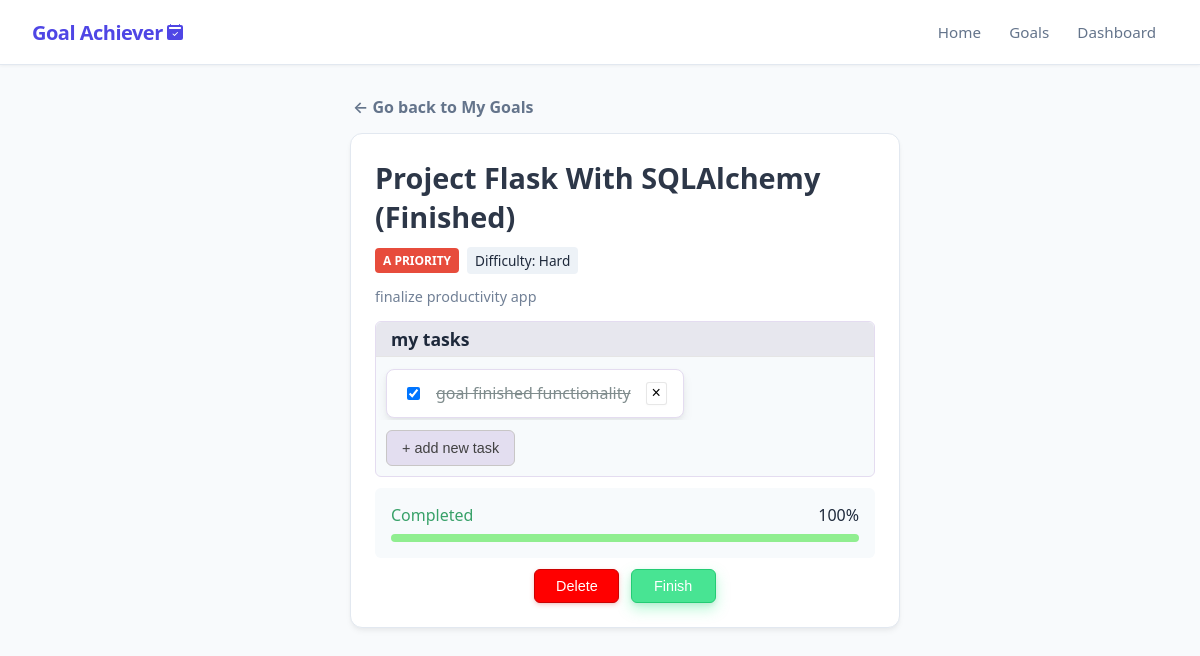
/goals/3, run on an earlier commit of the app's database.
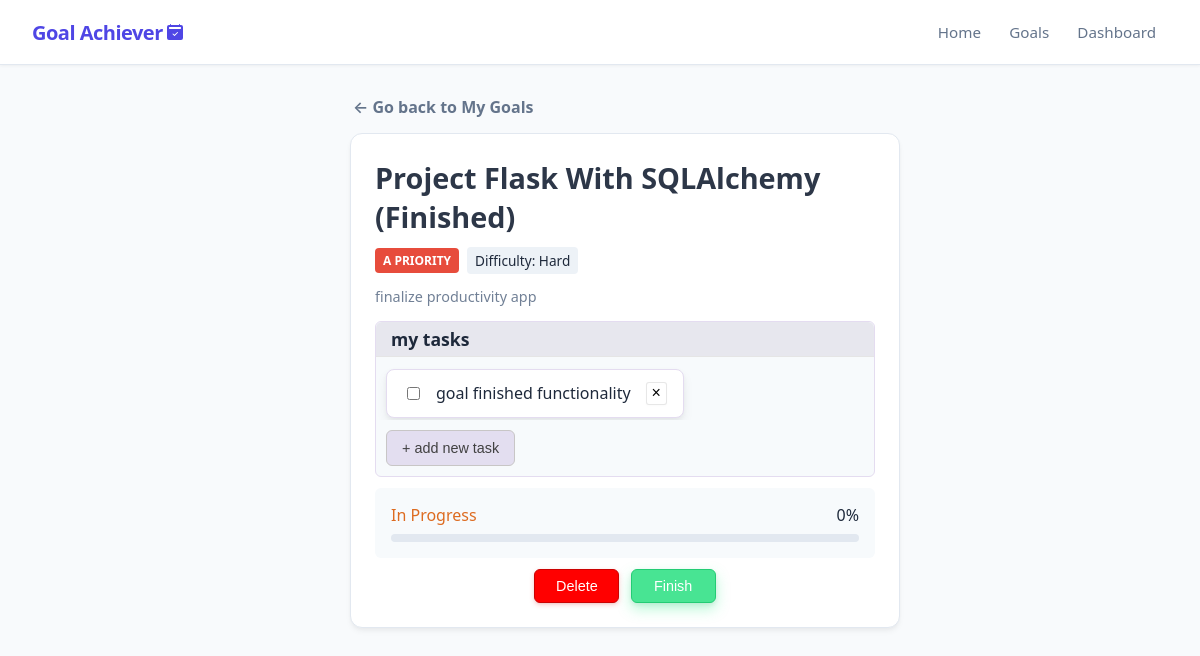
And on a later commit of the database.
### app/models_db.py (models this page shows, shortened)
class Goal(db.Model):
    __tablename__ = 'goals'
    id = db.Column(db.Integer, primary_key=True)
    title = db.Column(db.String(100), nullable=False)
    description = db.Column(db.Text, nullable=False)
    is_completed = db.Column(db.Boolean, default=False)
    is_confirmed_finished = db.Column(db.Boolean, default=False)
    progress_percentage = db.Column(db.Float, default=0.0)
    difficulty = db.Column(db.String(20), nullable=False, default='Medium')
    priority = db.Column(db.String(1), nullable=False, default='b')
    created_at = db.Column(db.DateTime, default=datetime.now(timezone.utc), nullable=False)
    tasks = db.relationship('Task', backref='goal', cascade="all, delete-orphan", lazy=True)

class Task(db.Model):
    __tablename__ = 'tasks'
    id = db.Column(db.Integer, primary_key=True)
    text = db.Column(db.String(255), nullable=False)
    is_completed = db.Column(db.Boolean, default=False)
    goal_id = db.Column(db.Integer, db.ForeignKey('goals.id', ondelete='CASCADE'), nullable=False)

### app/routes.py (the view)
@main.route('/goals/<int:goal_id>')
def view_goal(goal_id):
    goal = Goal.query.get_or_404(goal_id)
    tasks_list = goal.tasks
    return render_template('view_goal.html', goal=goal, tasks=tasks_list)

### app/templates/view_goal.html (shortened to what this page needs)
{% extends "base.html" %}
{% block content %}
<div class="container" style="padding-top: 0px;">
    <div>
        <div style="padding-bottom: 15px;">
            <span class="go-back-link">
                    <a href="{{ url_for('main.show_goals') }}"
                        style="text-decoration: none; font-weight: 600; font-size: 1rem; padding-left: 3px; padding-right: 7px;">
                            ← Go back to My Goals
                    </a>
            </span>
        </div>
        <div id="goal_card">
            <div style="overflow: wrap; max-width: 500px; margin-bottom: 0.7rem;">
                {% if not goal.is_confirmed_finished %}
                <h2 style="margin: 0px; font-size: 1.8rem; color: #2d3748; padding: 0px;">{{ goal.title }}</h2>
                {% else %}
                <h2 style="margin: 0px; font-size: 1.8rem; color: #2d3748; padding: 0px;">{{ goal.title }}</h2>
                <h2 style="margin: 0px; font-size: 1.8rem; color: #2d3748; padding: 0px;">(Finished)</h2>
                {% endif %}
            </div>
            <div style="display: flex; gap: 0.5rem; align-items: center;">
                <span class="badge badge-{{ goal.priority }} " style="justify-content: flex-end;">{{ goal.priority | upper }} priority</span>
                <span style="background: #edf2f7; padding: 0.25rem 0.5rem; border-radius: 4px; font-size: 0.85rem; font-weight: 500;">
                    Difficulty: {{ goal.difficulty }}
                </span>
            </div>
            <div style="padding: 0.7rem 0rem 0.2rem;">
                <span style="color: #718096; width: 100%; white-space: normal; overflow-wrap: anywhere; font-size: 0.9rem;">
                    {{ goal.description or 'Nema opisa.' }}
                </span>
            </div>
            <div class="tasks-wrapper">
                <div class="tasks-header">
                    <h3>my tasks</h3>
                </div>
                <div class="tasks-container" style="margin: 10px 0px; overflow: hidden;">
                    {% if tasks %}
                        <ul class="task-list-box">
                            {% for task in tasks %}
                                <li class="task-item task-box" style="display: flex; align-items: center; justify-content: space-between;">
                                                <label style="display: flex; align-items: center; gap: 6px; cursor: pointer;">
                                                    <input
                                                        style="margin-right: 10px;"
                                                        type="checkbox"
                                                        class="task-toggle"
                                                        data-task-id="{{ task.id }}"
                                                        {% if task.is_completed %}checked{% endif %}>
                                                    <span class="{% if task.is_completed %}completed-task{% endif %}">
                                                        {{ task.text }}
                                                    </span>
                                                </label>
                                                <button class="delete-task-btn" aria-label="Delete task" data-task-id="{{ task.id }}">&times;</button>
                                            </li>
                            {% endfor %}
                        </ul>
                    {% else %}
                        <p class="no-tasks-msg">There are no tasks here.</p>
                    {% endif %}
                </div>
                <div class="task-management-box" data-id="{{goal.id}}">
                    <button class="new-task-btn">+ add new task</button>
                </div>
            </div>
            <div style="background: #f7fafc; padding: 1rem; border-radius: 6px;" class="progress-bar-wrapper">
                <div style="display: flex; justify-content: space-between; margin-bottom: 0.5rem; font-weight: 500;">
                    <div class="goal-status">
                        {% if goal.is_completed %}
                            <span style="color: #38a169; font-weight: 500;">Completed</span>
                        {% else %}
                            <span style="color: #dd6b20; font-weight: 500;">In Progress</span>
                        {% endif %}
                    </div>
                    <span class="progress-percentage">{{ goal.progress_percentage | round | int }}%</span>
                </div>
                <div class="progress-bar" style="width: 100%; background: #e2e8f0; height: 8px; border-radius: 4px; overflow: hidden;">
                    <div style="--progress: {{ goal.progress_percentage|int }}%; width: var(--progress); background: lightgreen; height: 100%; transition: width 0.3s ease;"></div>
                </div>
            </div>
            <div style="display: flex;justify-content: center; gap: 0.7em;">
                <form action="{{ url_for('main.delete_goal', goal_id=goal.id) }}" method="POST" onsubmit="return confirm('Are you sure you want to delete ({{goal.title}})?');">
                    <button type="submit" id="delete-goal-btn">
                        Delete
                    </button>
                </form>
                    <form action="{{ url_for('main.finish_goal', goal_id=goal.id) }}" method="POST">
                        <button type="submit" id="mark-goal-btn" class="finish-goal-btn" data-id="{{ goal.id }}">
                            Finish
                        </button>
                    </form>
            </div>
        </div>
    </div>
</div>
{% endblock %}

### app/templates/base.html (shortened to what this page needs)
<!DOCTYPE html>
<html lang="en">
<head>
</head>
<body>
    <header>
        <nav class="navbar">
            <div class="navbar-container">
                <a href="/" class="navbar-brand">Goal Achiever
                </a>
                <ul class="navbar-links">
                    <a href="/">Home</a>
                    <a href="/goals" id="goals">Goals</a>
                    <a href="/dashboard">Dashboard</a>
                </ul>
            </div>
        </nav>
    </header>
    <main>
        {%block content %} {% endblock %}
    </main>
</body>
<link rel="stylesheet"
      href="{{ url_for('static', filename='style.css') }}">
</html>

What changed in the data, as far as the page shows it:
changed Goal "Project Flask With SQLAlchemy": is_completed True → False (drawn); progress_percentage "100" → "0"
changed Task "goal finished functionality": is_completed "☑" → "☐"
Also different on the page:
text no longer shown: "Completed"
text now shown: "In Progress"
